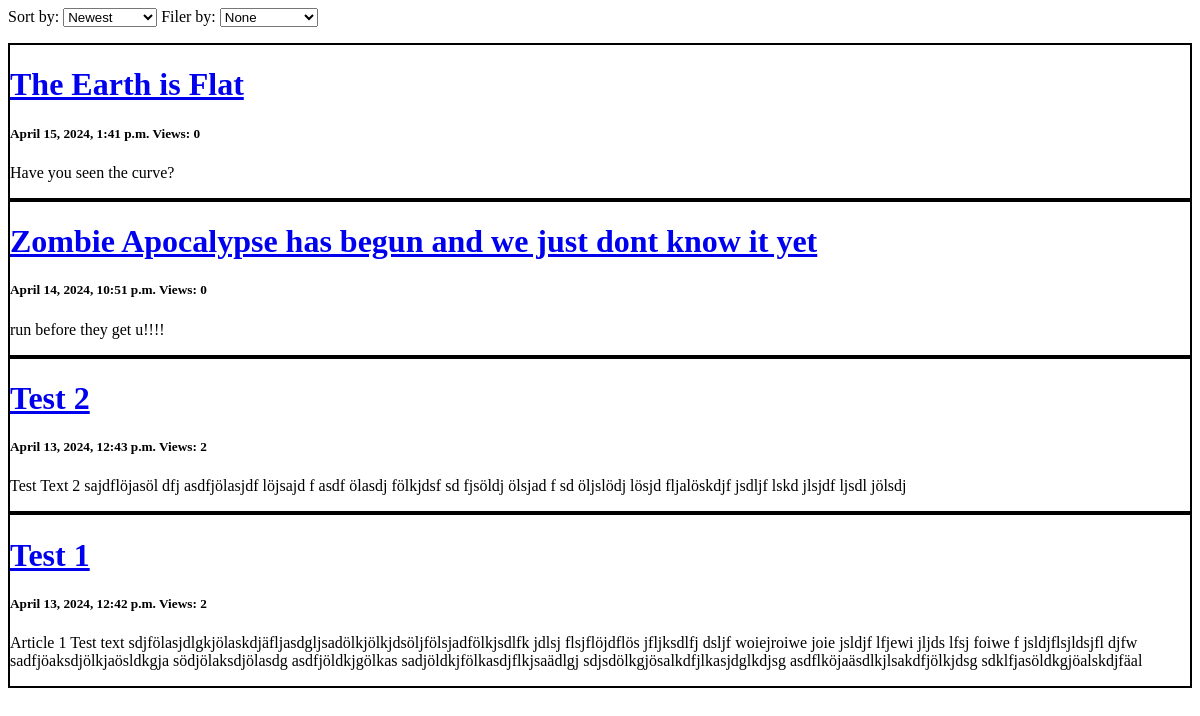
/articles/, run on an earlier commit of the app's database.
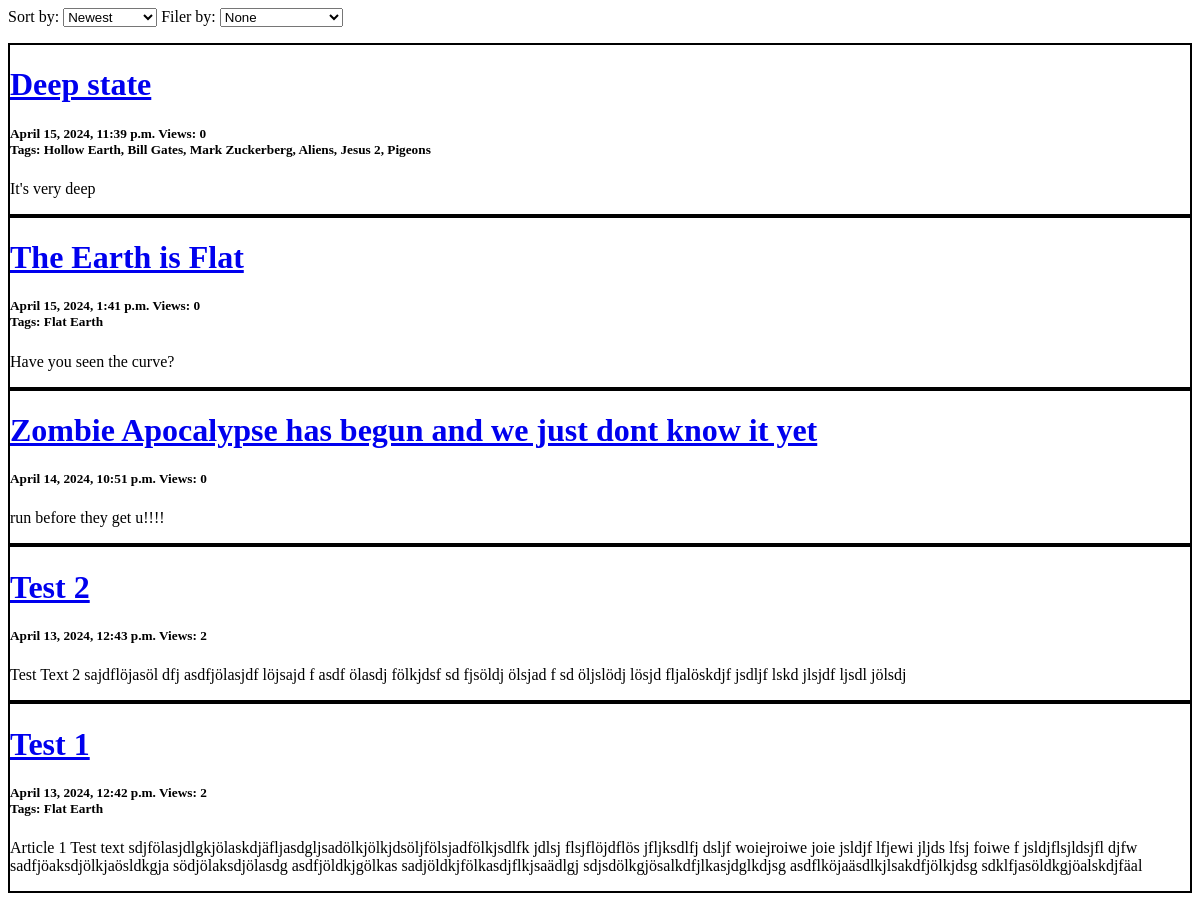
And on a later commit of the database.
### articles/models.py (models this page shows, shortened)
class Article(models.Model):
    heading = models.CharField(max_length=150)
    text = models.TextField(max_length=10000)
    pub_date = models.DateTimeField()
    tags = models.ManyToManyField(Tag)
    picture = models.ImageField(
        upload_to="article_pictures/",
        height_field=None,
        width_field=None,
        max_length=100,
        blank=True,
    )
    view_count = models.IntegerField(default=0)
    author = models.ForeignKey(
        "authors.Author", on_delete=models.CASCADE, default=1
    )

class Tag(models.Model):
    text = models.CharField(max_length=50)
    count = models.IntegerField(default=0)
    def __str__(self):
        return self.text

### articles/views.py (the view)
# urls.py: path("", views.index, name="index"),
def index(request):
    articles, sort, sort_options = sorter(request)
    filtered, filt, filts = filterer(request, articles)
    context = {
        "articles_list": filtered,
        "sort_order": sort,
        "sort_options": sort_options,
        "filt": filt,
        "filters": filts,
    }
    return render(request, "articles/index.html", context)

### articles/views.py (called while the page is built)
def sorter(request):
    if order := request.GET.get("article-sort"):
        sort = order
        if order == "Newest":
            articles = Article.objects.order_by("-pub_date")
        elif order == "Oldest":
            articles = Article.objects.order_by("pub_date")
        elif order == "A-Z":
            articles = Article.objects.order_by("heading")
        elif order == "Z-A":
            articles = Article.objects.order_by("-heading")
        elif order == "Most Views":
            articles = Article.objects.order_by("-view_count")
        else:
            articles = Article.objects.order_by("view_count")
    else:
        articles = Article.objects.order_by("-pub_date")
        sort = "Newest"
    sort_options = (
        "Newest",
        "Oldest",
        "A-Z",
        "Z-A",
        "Most Views",
        "Least Views",
    )
    return (articles, sort, sort_options)

### articles/templates/articles/index.html (shortened to what this page needs)
<form action="{% url 'articles:index'%}" method="get">
  <label for="article-sort">Sort by:</label>
  <select name="article-sort" id="article-sort", onchange='if(this.value != 0) { this.form.submit(); }'>
    {% for option_value in sort_options %}
      <option value="{{ option_value }}" {% if sort_order == option_value %} selected {% endif %}>{{ option_value }}</option>
    {% endfor %}
  </select>
  <label for="article-filter">Filer by:</label>
  <select name="article-filter" id="article-filter", onchange='if(this.value != 0) { this.form.submit(); }'>
    <option value="None" {% if filt == None %} selected {% endif %}>None</option>
  </select>
</form>
{% if articles_list %}
  <div>
    {% for article in articles_list %}
    <div style="border: 2px solid black;">
      <h1><a href="{% url 'articles:article' article.id %}">{{ article.heading }}</a></h1>
      <h5> {{ article.pub_date }} Views: {{ article.view_count }}<br>
        {% if article.tags.all %}
          Tags:
            {% for item in article.tags.all %}
              {{ item.text }}{% if not forloop.last %}, {% endif %}
            {% endfor %}
        {% endif %}</h5>
      <p> {{ article.text }} </p>
    </div>
  {% endfor %}
  </div>
{% else %}
    <p>No Articles are availabe.</p>
{% endif %}

What changed in the data, as far as the page shows it:
added Article: heading "Deep state", pub_date "April 15, 2024, 11:39 p.m.", view_count "0", text "It's very deep"
added Tag: text "Hollow Earth", shown under "Deep state"
added Tag: text "Bill Gates", shown under "Deep state"
added Tag: text "Mark Zuckerberg", shown under "Deep state"
added Tag: text "Aliens", shown under "Deep state"
added Tag: text "Jesus 2", shown under "Deep state"
added Tag: text "Pigeons", shown under "Deep state"
shown differently, row unchanged: Article "The Earth is Flat": now shows "Tags:"
added Tag: text "Flat Earth"
shown differently, row unchanged: Article "Test 1": now shows "Tags:"
